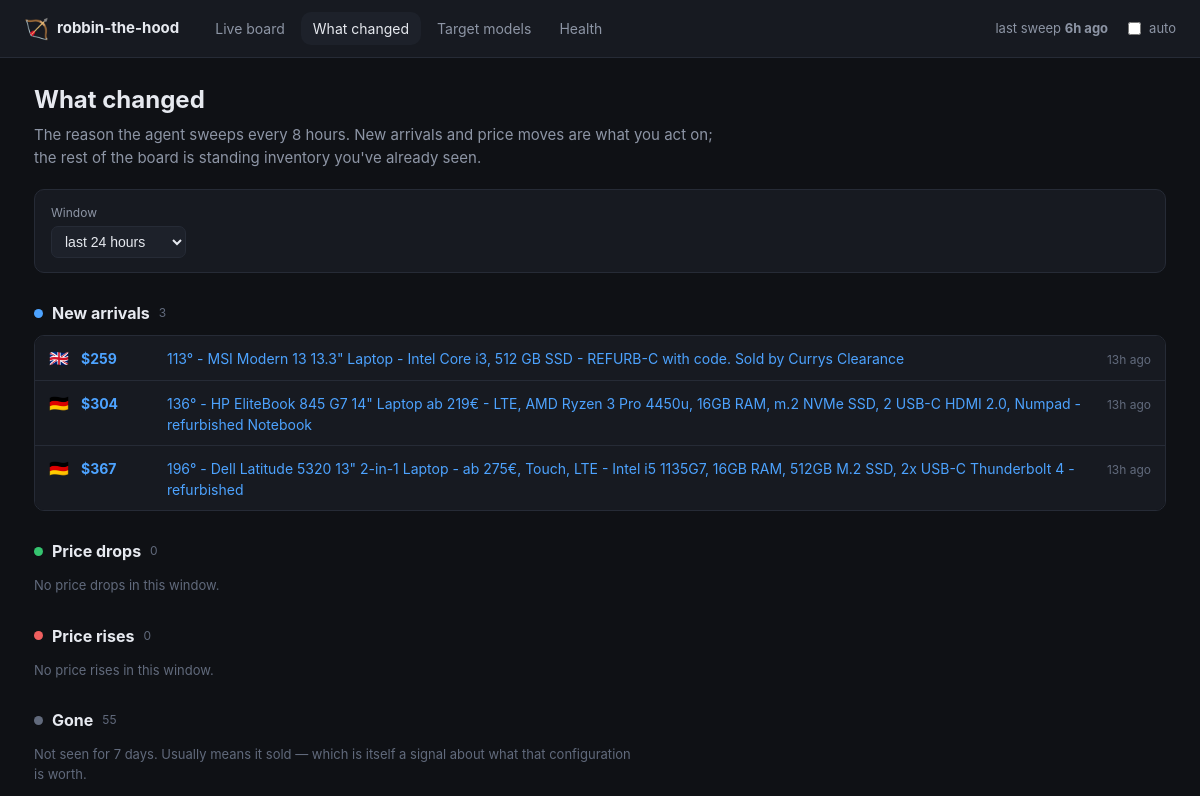
/changes (upper part), run on an earlier commit of the app's database.
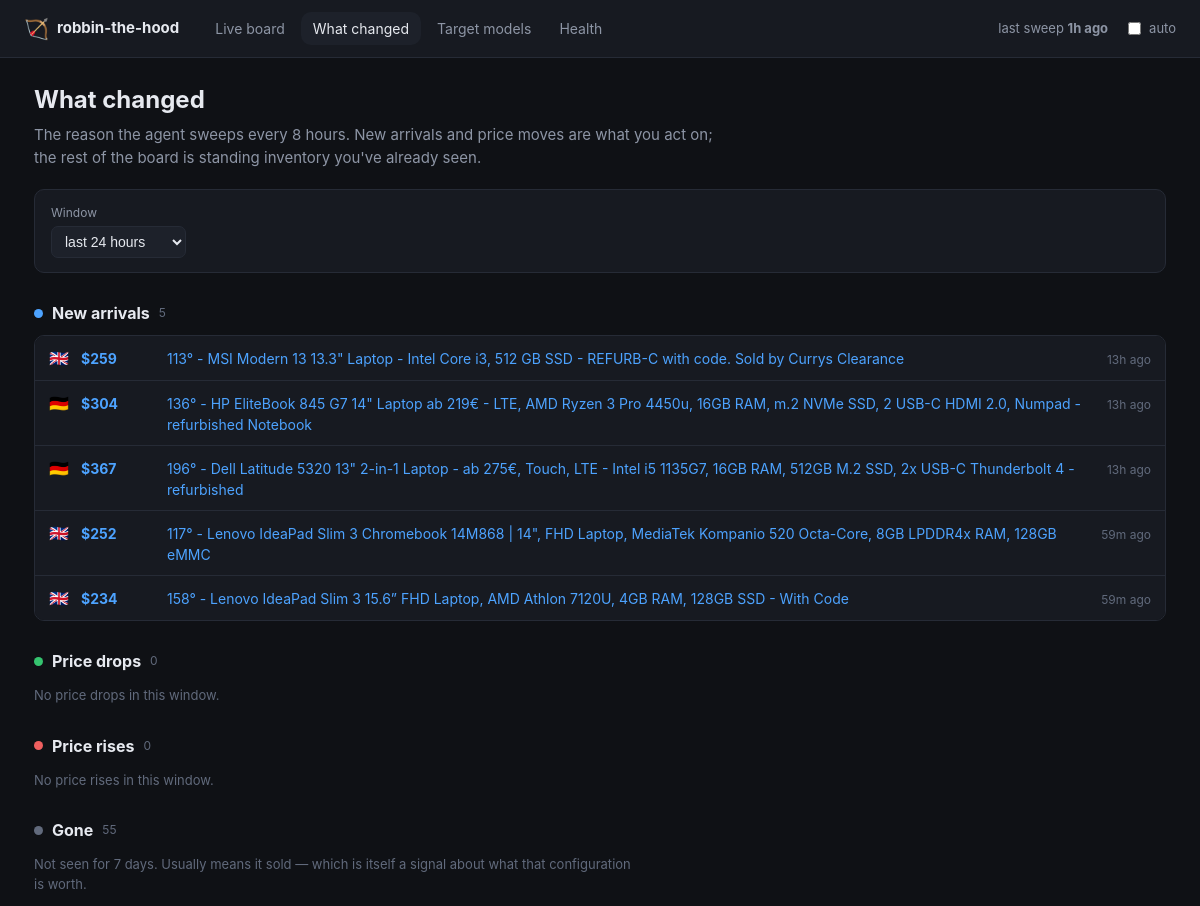
And on a later commit of the database.
### tables this page shows
CREATE TABLE listings (
    fingerprint     TEXT PRIMARY KEY,
    source          TEXT NOT NULL,
    listing_id      TEXT,
    title           TEXT NOT NULL,
    url             TEXT,
    region          TEXT NOT NULL,
    currency        TEXT NOT NULL,
    sticker_local   REAL,
    landed_usd      REAL,
    -- The FX rate is stored per listing so a comparison made weeks from now
    -- against today's record is still honest.
    fx_rate         REAL,
    fx_source       TEXT,
    fx_fetched_at   TEXT,
    score           REAL,
    model_key       TEXT,
    condition       TEXT,
    seller_name     TEXT,
    flags           TEXT,
    reject_reasons  TEXT,
    first_seen      TEXT NOT NULL,
    last_seen       TEXT NOT NULL,
    status          TEXT NOT NULL DEFAULT 'active'
, spec_line TEXT, score_breakdown TEXT, landed_explain TEXT);

### dashboard.py (the view)
@app.route("/changes")
def changes():
    hours = int(request.args.get("hours", 24))
    config = _config()
    with _open() as store:
        data = recent_changes(store, config, hours=hours)
        latest_run = store.latest_run_at()
    return render_template(
        "changes.html", changes=data, hours=hours, latest_run=latest_run,
        now=datetime.now(timezone.utc), active="changes",
        static_export=_static_export(),
    )

### dashboard.py (called while the page is built)
def _open():
    return Store(app.config["DEALS_DB"])

def _static_export() -> bool:
    return bool(app.config.get("STATIC_EXPORT"))

def _config():
    if app.config["DEALS_CONFIG"] is None:
        app.config["DEALS_CONFIG"] = load_config()
    return app.config["DEALS_CONFIG"]

@app.template_filter("money")
def money(value) -> str:
    return "—" if value is None else f"${value:,.0f}"

@app.template_filter("ago")
def ago(moment) -> str:
    if moment is None:
        return "never"
    delta = datetime.now(timezone.utc) - moment
    minutes = int(delta.total_seconds() // 60)
    if minutes < 1:
        return "just now"
    if minutes < 60:
        return f"{minutes}m ago"
    if minutes < 2880:
        return f"{minutes // 60}h ago"
    return f"{minutes // 1440}d ago"

### dealhunter/config.py (called while the page is built)
    def region(self, code: Region) -> RegionConfig:
        try:
            return self.regions[code]
        except KeyError as exc:  # pragma: no cover - config error, fails loudly
            raise KeyError(f"Region {code} is missing from config.yaml") from exc

### dealhunter/store.py (called while the page is built, shortened)
    def __enter__(self) -> "Store":
        return self

    def __exit__(self, *exc_info) -> None:
        self.close()

    def close(self) -> None:
        self.connection.commit()
        try:
            self.connection.execute("PRAGMA wal_checkpoint(TRUNCATE)")
        except sqlite3.Error as exc:  # pragma: no cover - non-fatal
            log.warning("Could not checkpoint the WAL: %s", exc)
        self.connection.close()

    @contextmanager
    def _tx(self):
        try:
            yield self.connection
            self.connection.commit()
        except Exception:
            self.connection.rollback()
            raise

    def _migrate(self) -> None:
        with self._tx() as connection:
            connection.executescript(SCHEMA)
            row = connection.execute("SELECT version FROM schema_version").fetchone()
            if row is None:
                connection.execute(
                    "INSERT INTO schema_version (version) VALUES (?)", (SCHEMA_VERSION,)
                )

    def latest_run_at(self) -> datetime | None:
        row = self.connection.execute(
            "SELECT started_at FROM runs WHERE finished_at IS NOT NULL "
            "ORDER BY id DESC LIMIT 1"
        ).fetchone()
        return datetime.fromisoformat(row["started_at"]) if row else None

### templates/changes.html (shortened to what this page needs)
{% extends "base.html" %}
{% block content %}
<div class="pagehead">
  <h1>What changed</h1>
  <p class="sub">
    The reason the agent sweeps every 8 hours. New arrivals and price moves are
    what you act on; the rest of the board is standing inventory you've already
    seen.
  </p>
</div>
<form class="filters" method="get">
  <label>Window
    <select name="hours" onchange="this.form.submit()">
      <option value="24"  {{ 'selected' if hours == 24 }}>last 24 hours</option>
    </select>
  </label>
</form>
<section class="changeblock">
  <h2><span class="dot new"></span> New arrivals
    <span class="n">{{ changes.new | length }}</span></h2>
  {% if changes.new %}
    <ul class="changes">
      {% for c in changes.new %}
        <li>
          <span class="flagicon">{{ c.region_flag }}</span>
          <span class="amount">{{ c.landed_usd | money }}</span>
          <a href="{{ c.url }}" target="_blank" rel="noopener">{{ c.title }}</a>
          <span class="when"><time datetime="{{ c.when.isoformat() }}">{{ c.when | ago }}</time></span>
        </li>
      {% endfor %}
    </ul>
  {% else %}
    <p class="none">Nothing new in this window.</p>
  {% endif %}
</section>
<section class="changeblock">
  <h2><span class="dot drop"></span> Price drops
    <span class="n">{{ changes.drops | length }}</span></h2>
  {% if changes.drops %}
    <ul class="changes">
      {% for c in changes.drops %}
        <li>
          <span class="flagicon">{{ c.region_flag }}</span>
          <span class="amount">{{ c.landed_usd | money }}</span>
          <span class="delta down">{{ c.delta | signed }} ({{ '%.1f' % c.percent }}%)</span>
          <a href="{{ c.url }}" target="_blank" rel="noopener">{{ c.title }}</a>
          <span class="when"><time datetime="{{ c.when.isoformat() }}">{{ c.when | ago }}</time></span>
        </li>
      {% endfor %}
    </ul>
  {% else %}
    <p class="none">No price drops in this window.</p>
  {% endif %}
</section>
<section class="changeblock">
  <h2><span class="dot rise"></span> Price rises
    <span class="n">{{ changes.rises | length }}</span></h2>
  {% if changes.rises %}
    <ul class="changes">
      {% for c in changes.rises %}
        <li>
          <span class="flagicon">{{ c.region_flag }}</span>
          <span class="amount">{{ c.landed_usd | money }}</span>
          <span class="delta up">{{ c.delta | signed }} ({{ '%.1f' % c.percent }}%)</span>
          <a href="{{ c.url }}" target="_blank" rel="noopener">{{ c.title }}</a>
          <span class="when"><time datetime="{{ c.when.isoformat() }}">{{ c.when | ago }}</time></span>
        </li>
      {% endfor %}
    </ul>
  {% else %}
    <p class="none">No price rises in this window.</p>
  {% endif %}
</section>
<section class="changeblock">
  <h2><span class="dot gone"></span> Gone
    <span class="n">{{ changes.gone | length }}</span></h2>
  <p class="hint">
    Not seen for 7 days. Usually means it sold — which is itself a signal about
    what that configuration is worth.
  </p>
</section>
{% endblock %}

### templates/base.html (shortened to what this page needs)
<!doctype html>
<html lang="en">
<head>
  <link rel="stylesheet" href="{{ url_for('static', filename='style.css') }}">
</head>
<body>
<header class="topbar">
  <div class="brand">
    <span class="logo">🏹</span>
    <span>robbin-the-hood</span>
  </div>
  <nav>
    <a href="{{ url_for('board') }}"        class="{{ 'on' if active == 'board' }}">Live board</a>
    <a href="{{ url_for('changes') }}"      class="{{ 'on' if active == 'changes' }}">What changed</a>
    <a href="{{ url_for('models') }}"       class="{{ 'on' if active == 'models' }}">Target models</a>
    <a href="{{ url_for('health_page') }}"  class="{{ 'on' if active == 'health' }}">Health</a>
  </nav>
  <div class="status">
    {% if latest_run %}
      <span class="sweep">last sweep
        <strong><time datetime="{{ latest_run.isoformat() }}">{{ latest_run | ago }}</time></strong>
      </span>
    {% else %}
      <span class="sweep warn">no completed sweep yet</span>
    {% endif %}
    {% if not static_export %}
      <label class="refresh">
        <input type="checkbox" id="autorefresh"> auto
      </label>
    {% endif %}
  </div>
</header>
<main>
  {% block content %}{% endblock %}
</main>
</body>
</html>

### static/style.css (style rules this page uses)
:root { --bg: #0f1115; --panel: #171a21; --panel-2: #1d212a; --line: #262b36; --text: #e6e9ef; --muted: #8d95a5; --dim: #616a7c; --accent: #4da3ff; --good: #35c46f; --warn: #e8b339; --bad: #ef5f5f; --priority: #b98bff; --radius: 10px; }
* { box-sizing: border-box; }
body { margin: 0; background: var(--bg); color: var(--text); font: 15px/1.5 ui-sans-serif, -apple-system, "Segoe UI", Roboto, sans-serif; }
a { color: var(--accent); text-decoration: none; }
.topbar { display: flex; align-items: center; gap: 24px; padding: 12px 24px; background: var(--panel); border-bottom: 1px solid var(--line); position: sticky; top: 0; z-index: 10; }
.brand { display: flex; align-items: center; gap: 8px; font-weight: 650; }
.logo { font-size: 20px; }
.topbar nav { display: flex; gap: 4px; }
.topbar nav a { padding: 6px 12px; border-radius: var(--radius); color: var(--muted); font-size: 14px; }
.topbar nav a.on { background: var(--panel-2); color: var(--text); }
.status { margin-left: auto; display: flex; align-items: center; gap: 16px; font-size: 13px; color: var(--muted); }
.refresh { display: flex; align-items: center; gap: 5px; cursor: pointer; }
main { max-width: 1180px; margin: 0 auto; padding: 24px; }
.pagehead h1 { margin: 0 0 6px; font-size: 24px; }
.pagehead .sub { margin: 0 0 20px; color: var(--muted); max-width: 74ch; }
.filters { display: flex; flex-wrap: wrap; gap: 14px; align-items: end; background: var(--panel); border: 1px solid var(--line); border-radius: var(--radius); padding: 14px 16px; margin-bottom: 20px; }
.filters label { display: flex; flex-direction: column; gap: 4px; font-size: 12px; color: var(--muted); }
.filters select, .filters input[type="number"] { background: var(--panel-2); color: var(--text); border: 1px solid var(--line); border-radius: 7px; padding: 6px 9px; font-size: 14px; }
.flagicon { font-size: 16px; }
.changeblock { margin: 28px 0; }
.changeblock h2 { font-size: 16px; display: flex; align-items: center; gap: 9px; margin: 0 0 10px; }
.changeblock h2 .n { font-size: 12px; color: var(--dim); font-weight: 400; }
.dot { width: 9px; height: 9px; border-radius: 50%; display: inline-block; }
.dot.new { background: var(--accent); }
.dot.drop { background: var(--good); }
.dot.rise { background: var(--bad); }
.dot.gone { background: var(--dim); }
ul.changes { list-style: none; margin: 0; padding: 0; border: 1px solid var(--line); border-radius: var(--radius); overflow: hidden; }
ul.changes li { display: flex; gap: 12px; align-items: baseline; padding: 10px 14px; background: var(--panel); border-bottom: 1px solid var(--line); font-size: 14px; }
ul.changes li:last-child { border-bottom: 0; }
ul.changes .amount { font-weight: 700; color: var(--accent); min-width: 74px; }
ul.changes a { flex: 1; }
ul.changes .when { font-size: 12px; color: var(--dim); margin-left: auto; white-space: nowrap; }
.none, .hint { color: var(--dim); font-size: 13px; }
.hint { max-width: 74ch; }

What changed in the data, as far as the page shows it:
added listings: region_flag "🇬🇧", landed_usd "$252", title "117° - Lenovo IdeaPad Slim 3 Chromebook 14M868 | 14\", FHD Laptop, MediaTek Kompanio 520 Octa-Core, 8GB LPDDR4x RAM, 128GB eMMC", when|ago "59m ago"
added listings: region_flag "🇬🇧", landed_usd "$234", title "158° - Lenovo IdeaPad Slim 3 15.6” FHD Laptop, AMD Athlon 7120U, 4GB RAM, 128GB SSD - With Code", when|ago "59m ago"
Also different on the page:
{{ latest_run | ago }}: "6h ago" → "1h ago"
{{ changes.new | length }}: "3" → "5"
